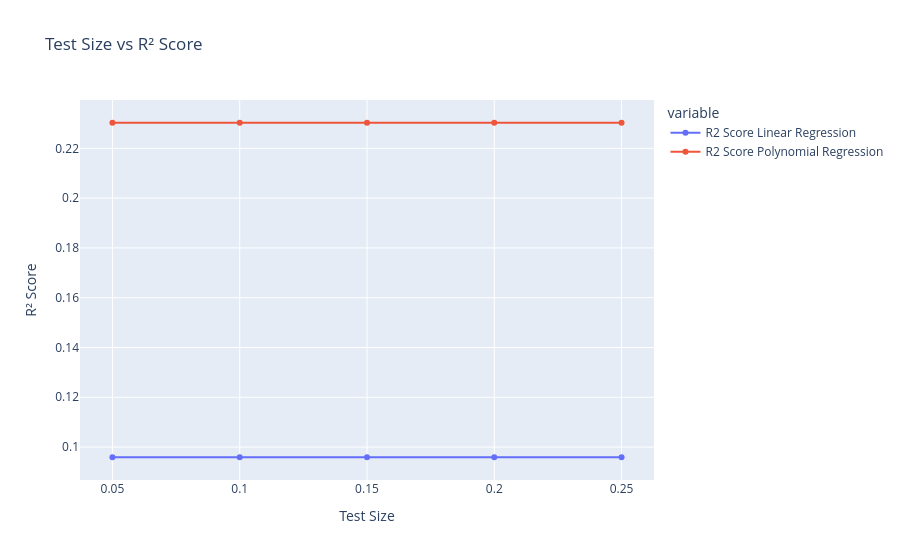
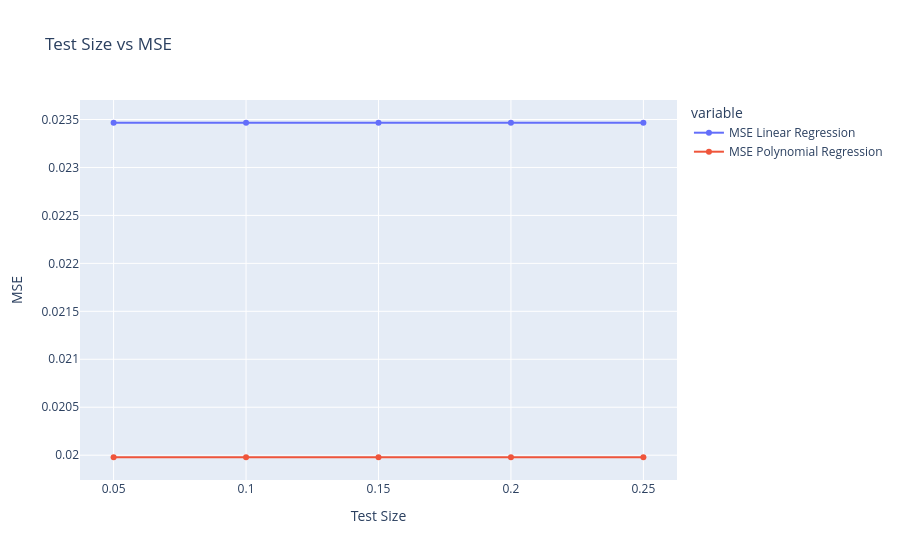

Here is the notebook cell these charts were saved with, in order:
### Code cell
accuracy_df = pd.DataFrame({
    'Test Size': test_sizes,
    'R2 Score Linear Regression': r2_score_of_linear_regression,
    'R2 Score Polynomial Regression': r2_score_of_polynomial_regression,
    'MSE Linear Regression': absolute_error,
    'MSE Polynomial Regression': absolute_error_of_polynomial_regression
})
fig = px.line(accuracy_df, x='Test Size', y=['R2 Score Linear Regression', 'R2 Score Polynomial Regression'], markers=True, title='Test Size vs R² Score')
fig.update_layout(xaxis_title='Test Size', yaxis_title='R² Score')
fig.show()
fig = px.line(accuracy_df, x='Test Size', y=['MSE Linear Regression', 'MSE Polynomial Regression'], markers=True, title='Test Size vs MSE')
fig.update_layout(xaxis_title='Test Size', yaxis_title='MSE')
fig.show()

### Figure 1 — Plotly figure (JSON) as saved in the notebook; plotly's stock layout.template omitted (floating-point values rounded to 4 significant figures)
{"data": [{"hovertemplate": "variable=R2 Score Linear Regression<br>Test Size=%{x}<br>value=%{y}<extra></extra>", "legendgroup": "R2 Score Linear Regression", "line": {"color": "#636efa", "dash": "solid"}, "marker": {"symbol": "circle"}, "mode": "lines+markers", "name": "R2 Score Linear Regression", "orientation": "v", "showlegend": true, "type": "scatter", "x": [0.05, 0.1, 0.15, 0.2, 0.25], "xaxis": "x", "y": [0.09591, 0.09591, 0.09591, 0.09591, 0.09591], "yaxis": "y"}, {"hovertemplate": "variable=R2 Score Polynomial Regression<br>Test Size=%{x}<br>value=%{y}<extra></extra>", "legendgroup": "R2 Score Polynomial Regression", "line": {"color": "#EF553B", "dash": "solid"}, "marker": {"symbol": "circle"}, "mode": "lines+markers", "name": "R2 Score Polynomial Regression", "orientation": "v", "showlegend": true, "type": "scatter", "x": [0.05, 0.1, 0.15, 0.2, 0.25], "xaxis": "x", "y": [0.2303, 0.2303, 0.2303, 0.2303, 0.2303], "yaxis": "y"}], "layout": {"legend": {"title": {"text": "variable"}, "tracegroupgap": 0}, "title": {"text": "Test Size vs R² Score"}, "xaxis": {"anchor": "y", "domain": [0, 1], "title": {"text": "Test Size"}}, "yaxis": {"anchor": "x", "domain": [0, 1], "title": {"text": "R² Score"}}}}

### Figure 2 — Plotly figure (JSON) as saved in the notebook; plotly's stock layout.template omitted (floating-point values rounded to 4 significant figures)
{"data": [{"hovertemplate": "variable=MSE Linear Regression<br>Test Size=%{x}<br>value=%{y}<extra></extra>", "legendgroup": "MSE Linear Regression", "line": {"color": "#636efa", "dash": "solid"}, "marker": {"symbol": "circle"}, "mode": "lines+markers", "name": "MSE Linear Regression", "orientation": "v", "showlegend": true, "type": "scatter", "x": [0.05, 0.1, 0.15, 0.2, 0.25], "xaxis": "x", "y": [0.02347, 0.02347, 0.02347, 0.02347, 0.02347], "yaxis": "y"}, {"hovertemplate": "variable=MSE Polynomial Regression<br>Test Size=%{x}<br>value=%{y}<extra></extra>", "legendgroup": "MSE Polynomial Regression", "line": {"color": "#EF553B", "dash": "solid"}, "marker": {"symbol": "circle"}, "mode": "lines+markers", "name": "MSE Polynomial Regression", "orientation": "v", "showlegend": true, "type": "scatter", "x": [0.05, 0.1, 0.15, 0.2, 0.25], "xaxis": "x", "y": [0.01998, 0.01998, 0.01998, 0.01998, 0.01998], "yaxis": "y"}], "layout": {"legend": {"title": {"text": "variable"}, "tracegroupgap": 0}, "title": {"text": "Test Size vs MSE"}, "xaxis": {"anchor": "y", "domain": [0, 1], "title": {"text": "Test Size"}}, "yaxis": {"anchor": "x", "domain": [0, 1], "title": {"text": "MSE"}}}}
